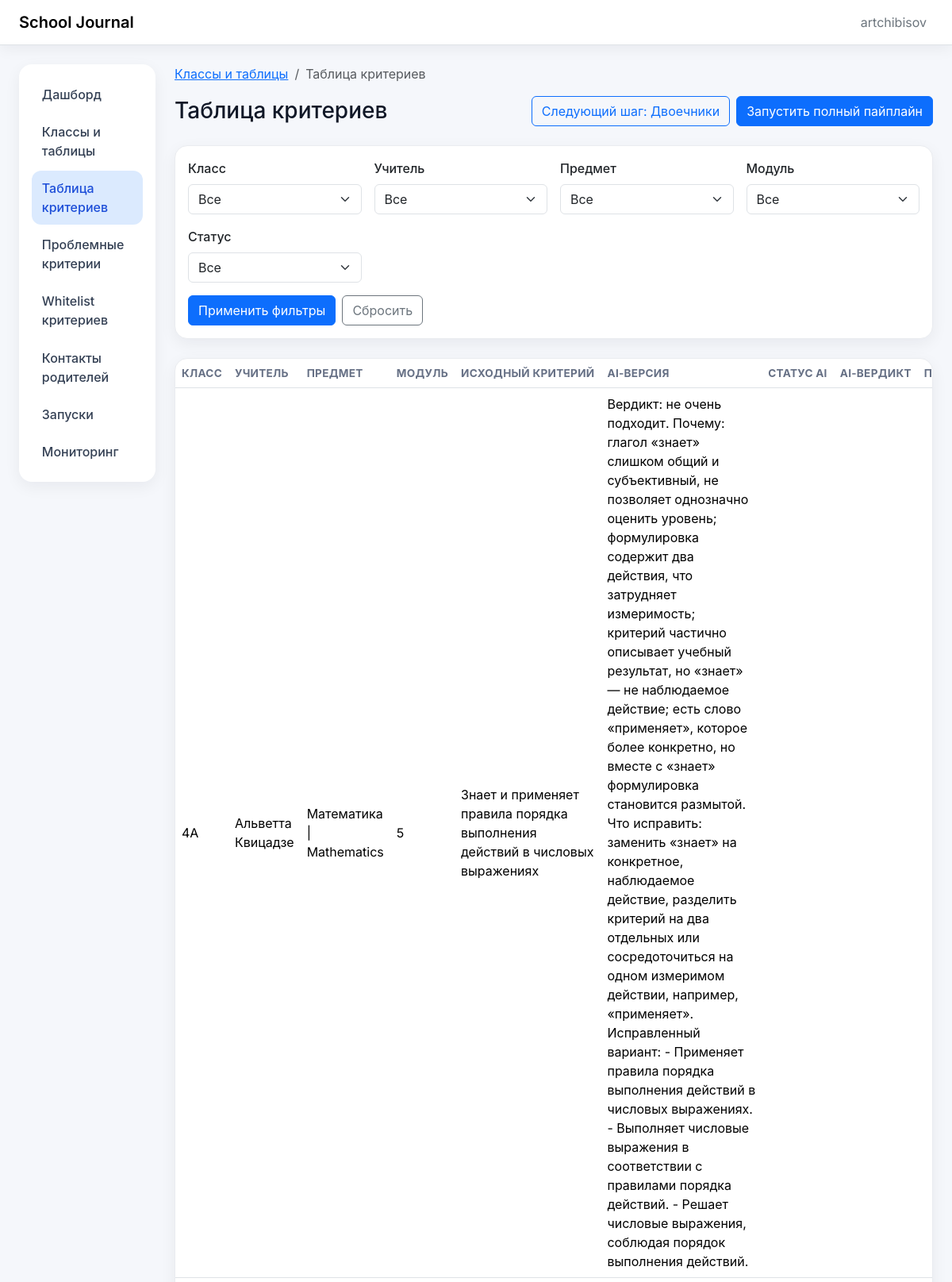
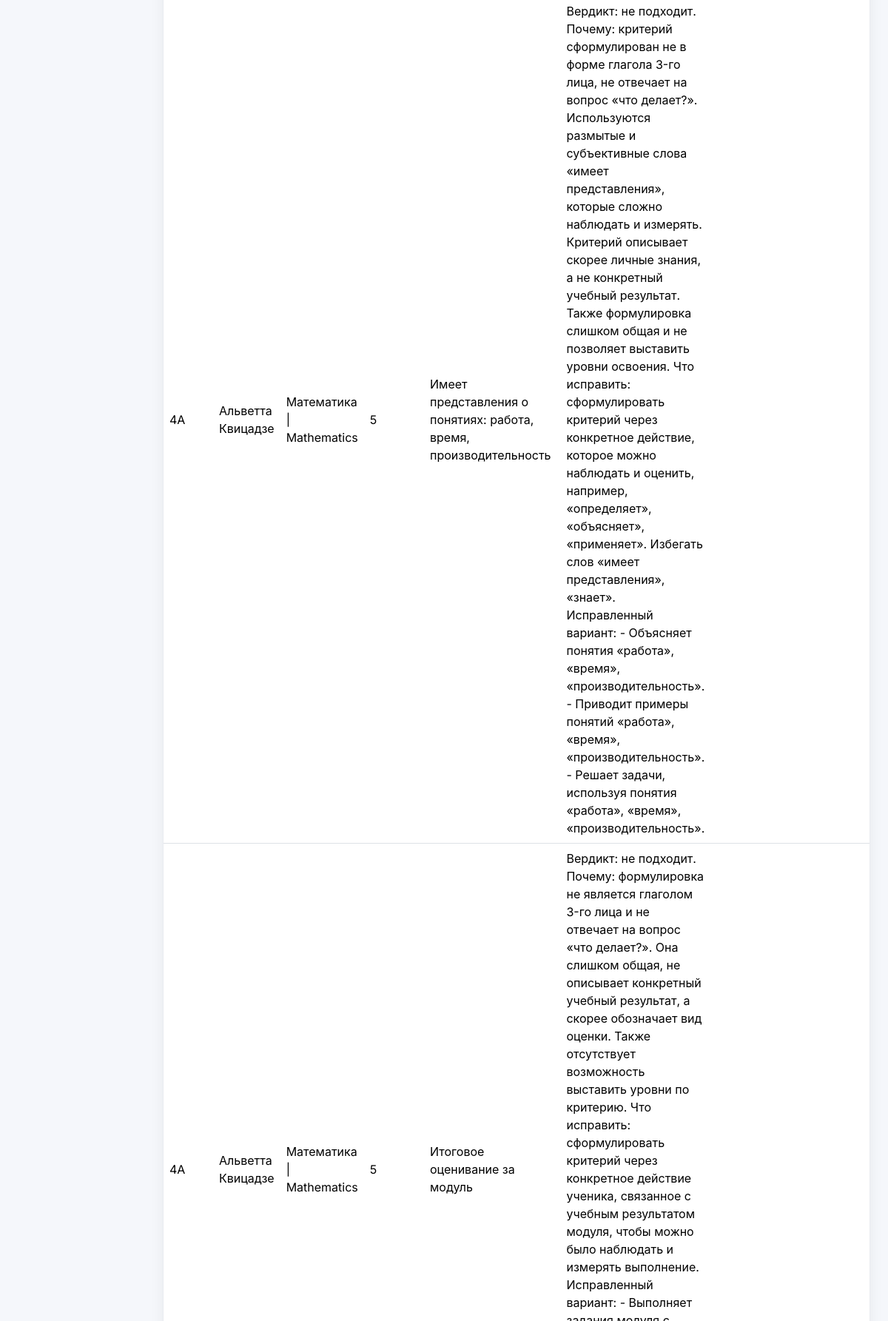
Screenshot of /criteria-table/ (signed in, upper part) with the database file from the repository (2 pictures, top to bottom).
### pipeline/models.py (models this page shows, shortened)
class CriterionEntry(models.Model):
    class ValidationStatus(models.TextChoices):
        PENDING = "pending", "Pending"
        VALID = "valid", "Valid"
        INVALID = "invalid", "Invalid"
        OVERRIDE = "override", "Override"
        OVERRIDDEN_VALID = "overridden_valid", "Overridden valid"
        RECHECK = "recheck", "Recheck"
    class_code = models.CharField(max_length=64)
    subject_name = models.CharField(max_length=255)
    teacher_name = models.CharField(max_length=255)
    module_number = models.PositiveIntegerField()
    criterion_text = models.TextField()
    criterion_text_ai = models.TextField(blank=True, default="")
    validation_status = models.CharField(
        max_length=16,
        choices=ValidationStatus.choices,
        default=ValidationStatus.PENDING,
    )
    ai_verdict = models.CharField(max_length=32, blank=True, default="")
    ai_why = models.TextField(blank=True, default="")
    ai_fix_suggestion = models.TextField(blank=True, default="")
    ai_variants_json = models.JSONField(blank=True, default=list)
    needs_recheck = models.BooleanField(default=False)
    last_checked_at = models.DateTimeField(null=True, blank=True)
    source_sheet_name = models.CharField(max_length=255)
    source_workbook = models.CharField(max_length=500)
    created_at = models.DateTimeField(auto_now_add=True)
    updated_at = models.DateTimeField(auto_now=True)
    class Meta:
        constraints = [
            models.UniqueConstraint(
                fields=["class_code", "subject_name", "module_number", "criterion_text"],
                name="uq_criterionentry_class_subject_module_criterion",
            )
        ]
        indexes = [
            models.Index(fields=["class_code", "subject_name"]),
            models.Index(fields=["module_number"]),
            models.Index(fields=["validation_status"]),
        ]
        ordering = ["class_code", "subject_name", "module_number", "criterion_text"]

### pipeline/views.py (the view)
# urls.py: path("criteria-table/", criteria_table, name="criteria_table"),
@login_required
@permission_required_403("pipeline.view_criterionentry", message="Доступ запрещён: нет прав на просмотр таблицы критериев.")
def criteria_table(request):
    queryset = CriterionEntry.objects.all().order_by(
        "class_code", "teacher_name", "subject_name", "module_number", "criterion_text"
    )
    class_code = _parse_non_empty(request.GET.get("class_code"))
    if class_code:
        queryset = queryset.filter(class_code=class_code)
    teacher_name = _parse_non_empty(request.GET.get("teacher_name"))
    if teacher_name:
        queryset = queryset.filter(teacher_name=teacher_name)
    subject_name = _parse_non_empty(request.GET.get("subject_name"))
    if subject_name:
        queryset = queryset.filter(subject_name=subject_name)
    module_number = _parse_non_empty(request.GET.get("module_number"))
    if module_number:
        queryset = queryset.filter(module_number=module_number)
    validation_status = _parse_non_empty(request.GET.get("validation_status"))
    if validation_status:
        queryset = queryset.filter(validation_status=validation_status)
    paginator = Paginator(queryset, 50)
    page_obj = paginator.get_page(request.GET.get("page"))
    preserved_query = request.GET.copy()
    preserved_query.pop("page", None)
    return render(
        request,
        "pipeline/criteria_table.html",
        {
            "page_obj": page_obj,
            "class_choices": CriterionEntry.objects.values_list("class_code", flat=True).distinct().order_by("class_code"),
            "teacher_choices": CriterionEntry.objects.values_list("teacher_name", flat=True)
            .distinct()
            .order_by("teacher_name"),
            "subject_choices": CriterionEntry.objects.values_list("subject_name", flat=True)
            .distinct()
            .order_by("subject_name"),
            "module_choices": CriterionEntry.objects.values_list("module_number", flat=True)
            .distinct()
            .order_by("module_number"),
            "status_choices": CriterionEntry.ValidationStatus.choices,
            "filters": {
                "class_code": class_code or "",
                "teacher_name": teacher_name or "",
                "subject_name": subject_name or "",
                "module_number": module_number or "",
                "validation_status": validation_status or "",
            },
            "querystring": preserved_query.urlencode(),
        },
    )

### admin_panel/authz.py (called while the page is built)
def permission_required_403(perm: str, *, message: str | None = None) -> Callable:
    deny_message = message or "Доступ запрещён: недостаточно прав для выполнения действия."
    def decorator(view_func: Callable) -> Callable:
        @wraps(view_func)
        def _wrapped(request: HttpRequest, *args, **kwargs) -> HttpResponse:
            if request.user.has_perm(perm):
                return view_func(request, *args, **kwargs)
            messages.error(request, deny_message)
            return HttpResponseForbidden(deny_message)
        return _wrapped
    return decorator

### pipeline/views.py (called while the page is built)
def _parse_non_empty(value: str | None) -> str | None:
    if value is None:
        return None
    trimmed = value.strip()
    return trimmed or None

### pipeline/templates/pipeline/criteria_table.html (shortened to what this page needs)
{% extends "base.html" %}
{% block page_heading %}Таблица критериев{% endblock %}
{% block breadcrumbs %}
 <nav aria-label="breadcrumb" class="mb-3">
    <ol class="breadcrumb mb-0">
      <li class="breadcrumb-item"><a href="{% url 'journal_links:list_links' %}">Классы и таблицы</a></li>
      <li class="breadcrumb-item active" aria-current="page">Таблица критериев</li>
    </ol>
  </nav>
{% endblock %}
{% block page_actions %}
{% if perms.pipeline.view_criterionentry %}
    <a class="btn btn-outline-primary" href="{% url 'pipeline:criteria_failures' %}">Следующий шаг: Двоечники</a>
  {% endif %}
  {% if perms.jobs.run_full_pipeline %}
 <form method="post" action="{% url 'run_full_pipeline' %}">
      <button class="btn btn-primary" type="submit">Запустить полный пайплайн</button>
    </form>
  {% endif %}
{% endblock %}
{% block content %}
  <section class="card mb-4">
    <div class="card-body">
      <form method="get" class="row g-3 align-items-end">
        <div class="col-12 col-md-6 col-xl-3">
          <label class="form-label" for="id_class_code">Класс</label>
          <select id="id_class_code" name="class_code" class="form-select">
            <option value="">Все</option>
          </select>
        </div>
        <div class="col-12 col-md-6 col-xl-3">
          <label class="form-label" for="id_teacher_name">Учитель</label>
          <select id="id_teacher_name" name="teacher_name" class="form-select">
            <option value="">Все</option>
          </select>
        </div>
        <div class="col-12 col-md-6 col-xl-3">
          <label class="form-label" for="id_subject_name">Предмет</label>
          <select id="id_subject_name" name="subject_name" class="form-select">
            <option value="">Все</option>
          </select>
        </div>
        <div class="col-12 col-md-6 col-xl-3">
          <label class="form-label" for="id_module_number">Модуль</label>
          <select id="id_module_number" name="module_number" class="form-select">
            <option value="">Все</option>
          </select>
        </div>
          <div class="col-12 col-md-6 col-xl-3">
          <label class="form-label" for="id_validation_status">Статус</label>
          <select id="id_validation_status" name="validation_status" class="form-select">
            <option value="">Все</option>
          </select>
        </div>
        <div class="col-12 d-flex flex-wrap gap-2">
          <button class="btn btn-primary" type="submit">Применить фильтры</button>
          <a class="btn btn-outline-secondary" href="{% url 'pipeline:criteria_table' %}">Сбросить</a>
        </div>
      </form>
    </div>
  </section>
<section class="card">
    <div class="card-body p-0">
      <div class="table-responsive">
        <table class="table table-hover align-middle mb-0">
          <thead>
            <tr>
              <th>Класс</th>
              <th>Учитель</th>
              <th>Предмет</th>
              <th>Модуль</th>
              <th>Исходный критерий</th>
              <th>AI-версия</th>
              <th>Статус AI</th>
              <th>AI-вердикт</th>
              <th>Почему</th>
            </tr>
          </thead>
          <tbody>
            {% for row in page_obj.object_list %}
              <tr>
                <td>{{ row.class_code }}</td>
                <td>{{ row.teacher_name }}</td>
                <td>{{ row.subject_name }}</td>
                <td>{{ row.module_number }}</td>
                <td>{{ row.criterion_text }}</td>
                <td>{{ row.criterion_text_ai|default:"" }}</td>
                <td>
                  <span class="badge badge-soft {% if row.validation_status == 'valid' or row.validation_status == 'override' or row.validation_status == 'overridden_valid' %}badge-success{% elif row.validation_status == 'pending' %}badge-warn{% else %}badge-failed{% endif %}">
                  </span>
                </td>
                <td>{{ row.ai_verdict|default:"" }}</td>
                <td>{{ row.ai_why|default:"" }}</td>
              </tr>
            {% empty %}
             <tr><td class="table-empty" colspan="10">Нет данных.</td></tr>
            {% endfor %}
          </tbody>
        </table>
      </div>
         </div>
  </section>
{% endblock %}

### webapp/templates/base.html (shortened to what this page needs)
{% load static %}
<!doctype html>
<html lang="ru">
<head>
  <link href="https://cdn.jsdelivr.net/npm/bootstrap@5.3.3/dist/css/bootstrap.min.css" rel="stylesheet">
  <link rel="stylesheet" href="{% static 'webapp/ui.css' %}">
</head>
<body>
<nav class="navbar navbar-expand-lg border-bottom bg-white sticky-top soft-shadow-sm">
    <div class="container-fluid px-3 px-lg-4">
      <a class="navbar-brand fw-semibold" href="{% url 'dashboard' %}">School Journal</a>
      <div class="collapse navbar-collapse" id="mainNav">
        <ul class="navbar-nav ms-auto align-items-lg-center gap-lg-2">
          {% if request.user.is_authenticated %}
            <li class="nav-item"><span class="nav-link text-secondary">{{ request.user.username }}</span></li>
          {% endif %}
        </ul>
      </div>
         </div>
  </nav>
<div class="container-fluid py-4 px-3 px-lg-4">
    <div class="row g-4">
      <aside class="col-12 col-lg-3 col-xl-2">
        <div class="card border-0 soft-shadow-sm nav-card">
          <div class="card-body p-2 p-lg-3">
            <nav class="nav nav-pills flex-column gap-1">
              <a class="nav-link {% if request.path == '/' %}active{% endif %}" href="{% url 'dashboard' %}">Дашборд</a>
              {% if perms.journal_links.view_classsheetlink %}
                <a class="nav-link {% if '/links/' in request.path %}active{% endif %}" href="{% url 'journal_links:list_links' %}">Классы и таблицы</a>
              {% endif %}
              {% if perms.pipeline.view_criterionentry %}
                <a class="nav-link {% if '/criteria-table/' in request.path %}active{% endif %}" href="{% url 'pipeline:criteria_table' %}">Таблица критериев</a>
                             <a class="nav-link {% if '/criteria-failures/' in request.path %}active{% endif %}" href="{% url 'pipeline:criteria_failures' %}">Проблемные критерии</a>
              {% endif %}
                {% if perms.pipeline.view_validcriteriontemplate %}
                <a class="nav-link {% if '/valid-criteria/' in request.path %}active{% endif %}" href="{% url 'pipeline:valid_criteria_list' %}">Whitelist критериев</a>
              {% endif %}
              {% if perms.pipeline.view_parentcontact %}
                <a class="nav-link {% if '/parent-contacts/' in request.path %}active{% endif %}" href="{% url 'pipeline:parent_contacts_list' %}">Контакты родителей</a>
              {% endif %}
              {% if perms.jobs.view_jobrun %}
                <a class="nav-link {% if '/runs/' in request.path %}active{% endif %}" href="{% url 'job_run_list' %}">Запуски</a>
              {% endif %}
              <a class="nav-link {% if '/healthz' in request.path or '/readyz' in request.path %}active{% endif %}" href="{% url 'readyz' %}">Мониторинг</a>
            </nav>
          </div>
        </div>
      </aside>
        <main class="col-12 col-lg-9 col-xl-10">
             {% block breadcrumbs %}{% endblock %}
             <section class="d-flex flex-column flex-md-row align-items-md-center justify-content-between gap-3 mb-4">
          <h1 class="h3 mb-0">{% block page_heading %}Страница{% endblock %}</h1>
          <div class="d-flex flex-wrap gap-2">
            {% block page_actions %}{% endblock %}
          </div>
        </section>
              {% block content %}{% endblock %}
      </main>
    </div>
  </div>
</body>
</html>

### webapp/static/webapp/ui.css (style rules this page uses)
:root { --app-bg: #f5f7fb; --text-muted: #667085; }
body { font-family: Inter, -apple-system, BlinkMacSystemFont, "Segoe UI", sans-serif; background: var(--app-bg); color: #111827; }
.soft-shadow-sm { box-shadow: 0 4px 18px rgba(16, 24, 40, 0.06); }
.nav-card .nav-link { color: #344054; border-radius: 0.75rem; padding: 0.6rem 0.8rem; font-weight: 500; }
.nav-card .nav-link.active { background-color: #dbeafe; color: #1d4ed8; }
.card { border: 1px solid #eaecf0; border-radius: 1rem; box-shadow: 0 6px 20px rgba(16, 24, 40, 0.06); }
.table { --bs-table-bg: transparent; }
.table thead th { font-size: 0.85rem; letter-spacing: 0.02em; color: var(--text-muted); text-transform: uppercase; white-space: nowrap; }
.badge-soft { border-radius: 999px; padding: 0.35rem 0.55rem; }
.form-label { font-weight: 500; }
input[type="text"], input[type="email"], input[type="url"], input[type="number"], input[type="date"], input[type="file"], textarea, select { width: 100%; border: 1px solid #d0d5dd; border-radius: 0.5rem; padding: 0.5rem 0.75rem; background: #fff; }

### rows the page displays
CriterionEntry: class_code "4A", teacher_name "Альветта Квицадзе", subject_name "Математика | Mathematics", module_number "5", criterion_text "Знает и применяет правила порядка выполнения действий в числовых выражениях", criterion_text_ai "Вердикт: не очень подходит. Почему: глагол «знает» слишком общий и субъективный, не позволяет однозначно оценить уровень; формулировка содержит два действия, что затрудняет измеримость; критерий частично описывает учебный результат, но «знает» — не наблюдаемое действие; есть слово «применяет», которое более конкретно, но вместе с «знает» формулировка становится размытой. Что исправить: заменить «знает» на конкретное, наблюдаемое действие, разделить критерий на два отдельных или сосредоточиться на одном измеримом действии, например, «применяет». Исправленный вариант: - Применяет правила порядка выполнения действий в числовых выражениях. - Выполняет числовые выражения в соответствии с…"
CriterionEntry: class_code "4A", teacher_name "Альветта Квицадзе", subject_name "Математика | Mathematics", module_number "5", criterion_text "Имеет представления о понятиях: работа, время, производительность", criterion_text_ai "Вердикт: не подходит. Почему: критерий сформулирован не в форме глагола 3-го лица, не отвечает на вопрос «что делает?». Используются размытые и субъективные слова «имеет представления», которые сложно наблюдать и измерять. Критерий описывает скорее личные знания, а не конкретный учебный результат. Также формулировка слишком общая и не позволяет выставить уровни освоения. Что исправить: сформулировать критерий через конкретное действие, которое можно наблюдать и оценить, например, «определяет», «объясняет», «применяет». Избегать слов «имеет представления», «знает». Исправленный вариант: - Объясняет понятия «работа», «время», «производительность». - Приводит примеры понятий «работа», «время»,…"
CriterionEntry: class_code "4A", teacher_name "Альветта Квицадзе", subject_name "Математика | Mathematics", module_number "5", criterion_text "Итоговое оценивание за модуль"

### other values shown
{{ request.user.username }} "artchibisov"
